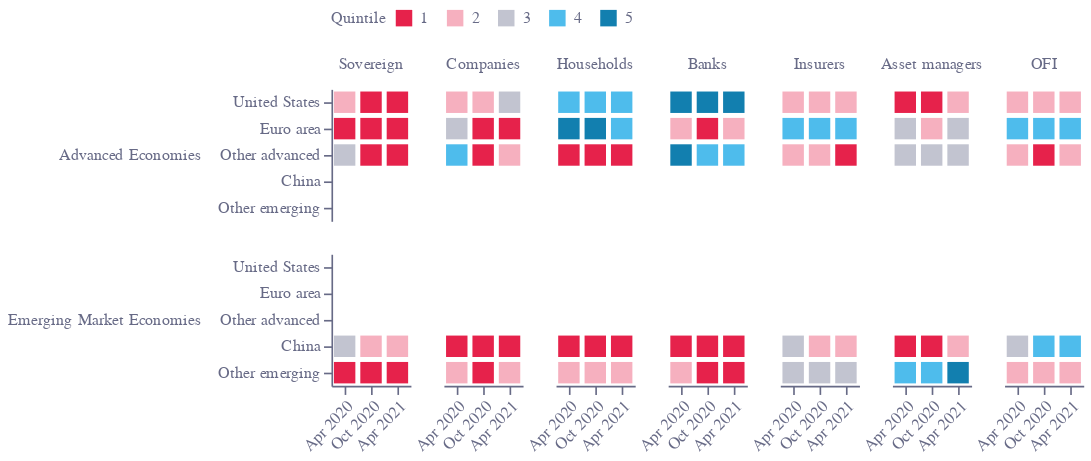

Notebook cell for this chart:
### Code cell
base = (
    alt.Chart(f2)
    .encode(tooltip="tooltip:N")
    .transform_calculate(
        tooltip="datum.country+' 🏢 '+datum.sector+' 📆 '+ datum.time+' 📊 quintile'+datum.quintile"
    )
)
heatmap = base.mark_rect(width=13, height=13).encode(
    x=alt.X(
        "time:N",
        sort=[],
        axis=alt.Axis(
            grid=False,
            title="",
            labelColor=colors["eco-gray"],
            titleColor=colors["eco-gray"],
            tickColor=colors["eco-gray"],
            domainColor=colors["eco-gray"],
            orient="bottom",
            labelAngle=-45,
        ),
    ),
    y=alt.Y(
        "country:O",
        sort=[],
        axis=alt.Axis(
            title="",
            labelColor=colors["eco-gray"],
            titleColor=colors["eco-gray"],
            tickColor=colors["eco-gray"],
            domainColor=colors["eco-gray"],
        ),
    ),
    color=alt.Color(
        "quintile:O",
        scale=alt.Scale(
            range=[
                colors["eco-pink"],
                scale_lightness(colors["eco-pink"], 1.6),
                scale_lightness(colors["eco-gray"], 1.7),
                scale_lightness(colors["eco-light-blue"], 1.3),
                scale_lightness(colors["eco-light-blue"], 0.8),
            ]
        ),
        legend=alt.Legend(
            title="Quintile",
            orient="top",
            titleOrient="left",
            titleFontWeight="normal",
            titleFontSize=10,
            labelColor=colors["eco-gray"],
            titleColor=colors["eco-gray"],
        ),
    ),
    column=alt.Column(
        "sector:N", sort=[], title="", header=alt.Header(labelColor=colors["eco-gray"])
    ),
    row=alt.Column(
        "market:N",
        title="",
        header=alt.Header(labelColor=colors["eco-gray"], labelAngle=0,labelAlign='left'),
    ),
)
layer1 = (
    ((heatmap).properties(height=alt.Step(16), width=alt.Step(16)))
    .configure_view(stroke=None)
    .properties(title="")
)

layer1.save("visualisation/" + f + ".json")
layer1

### Figure 1 — Vega-Lite specification as saved in the notebook (floating-point values rounded to 4 significant figures)
{"config": {"view": {"continuousWidth": 400, "continuousHeight": 300, "stroke": null}}, "data": {"name": "data-6904fe33d54829000ec5c513e6672c7d"}, "mark": {"type": "rect", "height": 13, "width": 13}, "encoding": {"color": {"type": "ordinal", "field": "quintile", "legend": {"labelColor": "#676A86", "orient": "top", "title": "Quintile", "titleColor": "#676A86", "titleFontSize": 10, "titleFontWeight": "normal", "titleOrient": "left"}, "scale": {"range": ["#E6224B", "#f6b0bf", "#c2c4d0", "#4ebcec", "#127faf"]}}, "column": {"type": "nominal", "field": "sector", "header": {"labelColor": "#676A86"}, "sort": [], "title": ""}, "row": {"type": "nominal", "field": "market", "header": {"labelAlign": "left", "labelAngle": 0, "labelColor": "#676A86"}, "title": ""}, "tooltip": {"type": "nominal", "field": "tooltip"}, "x": {"type": "nominal", "axis": {"domainColor": "#676A86", "grid": false, "labelAngle": -45, "labelColor": "#676A86", "orient": "bottom", "tickColor": "#676A86", "title": "", "titleColor": "#676A86"}, "field": "time", "sort": []}, "y": {"type": "ordinal", "axis": {"domainColor": "#676A86", "labelColor": "#676A86", "tickColor": "#676A86", "title": "", "titleColor": "#676A86"}, "field": "country", "sort": []}}, "height": {"step": 16}, "title": "", "transform": [{"calculate": "datum.country+' 🏢 '+datum.sector+' 📆 '+ datum.time+' 📊 quintile'+datum.quintile", "as": "tooltip"}], "width": {"step": 16}, "$schema": "https://vega.github.io/schema/vega-lite/v4.8.1.json", "datasets": {"data-6904fe33d54829000ec5c513e6672c7d": [{"sector": "Sovereign", "market": "Advanced Economies", "country": "United States", "time": "Apr 2020", "quintile": 2}, {"sector": "Sovereign", "market": "Advanced Economies", "country": "United States", "time": "Oct 2020", "quintile": 1}, {"sector": "Sovereign", "market": "Advanced Economies", "country": "United States", "time": "Apr 2021", "quintile": 1}, {"sector": "Companies", "market": "Advanced Economies", "country": "United States", "time": "Apr 2020", "quintile": 2}, {"sector": "Companies", "market": "Advanced Economies", "country": "United States", "time": "Oct 2020", "quintile": 2}, {"sector": "Companies", "market": "Advanced Economies", "country": "United States", "time": "Apr 2021", "quintile": 3}, {"sector": "Households", "market": "Advanced Economies", "country": "United States", "time": "Apr 2020", "quintile": 4}, {"sector": "Households", "market": "Advanced Economies", "country": "United States", "time": "Oct 2020", "quintile": 4}, {"sector": "Households", "market": "Advanced Economies", "country": "United States", "time": "Apr 2021", "quintile": 4}, {"sector": "Banks", "market": "Advanced Economies", "country": "United States", "time": "Apr 2020", "quintile": 5}, {"sector": "Banks", "market": "Advanced Economies", "country": "United States", "time": "Oct 2020", "quintile": 5}, {"sector": "Banks", "market": "Advanced Economies", "country": "United States", "time": "Apr 2021", "quintile": 5}, {"sector": "Insurers", "market": "Advanced Economies", "country": "United States", "time": "Apr 2020", "quintile": 2}, {"sector": "Insurers", "market": "Advanced Economies", "country": "United States", "time": "Oct 2020", "quintile": 2}, {"sector": "Insurers", "market": "Advanced Economies", "country": "United States", "time": "Apr 2021", "quintile": 2}, {"sector": "Asset managers", "market": "Advanced Economies", "country": "United States", "time": "Apr 2020", "quintile": 1}, {"sector": "Asset managers", "market": "Advanced Economies", "country": "United States", "time": "Oct 2020", "quintile": 1}, {"sector": "Asset managers", "market": "Advanced Economies", "country": "United States", "time": "Apr 2021", "quintile": 2}, {"sector": "OFI", "market": "Advanced Economies", "country": "United States", "time": "Apr 2020", "quintile": 2}, {"sector": "OFI", "market": "Advanced Economies", "country": "United States", "time": "Oct 2020", "quintile": 2}, {"sector": "OFI", "market": "Advanced Economies", "country": "United States", "time": "Apr 2021", "quintile": 2}, {"sector": "Sovereign", "market": "Advanced Economies", "country": "Euro area", "time": "Apr 2020", "quintile": 1}, {"sector": "Sovereign", "market": "Advanced Economies", "country": "Euro area", "time": "Oct 2020", "quintile": 1}, {"sector": "Sovereign", "market": "Advanced Economies", "country": "Euro area", "time": "Apr 2021", "quintile": 1}, {"sector": "Companies", "market": "Advanced Economies", "country": "Euro area", "time": "Apr 2020", "quintile": 3}, {"sector": "Companies", "market": "Advanced Economies", "country": "Euro area", "time": "Oct 2020", "quintile": 1}, {"sector": "Companies", "market": "Advanced Economies", "country": "Euro area", "time": "Apr 2021", "quintile": 1}, {"sector": "Households", "market": "Advanced Economies", "country": "Euro area", "time": "Apr 2020", "quintile": 5}, {"sector": "Households", "market": "Advanced Economies", "country": "Euro area", "time": "Oct 2020", "quintile": 5}, {"sector": "Households", "market": "Advanced Economies", "country": "Euro area", "time": "Apr 2021", "quintile": 4}, {"sector": "Banks", "market": "Advanced Economies", "country": "Euro area", "time": "Apr 2020", "quintile": 2}, {"sector": "Banks", "market": "Advanced Economies", "country": "Euro area", "time": "Oct 2020", "quintile": 1}, {"sector": "Banks", "market": "Advanced Economies", "country": "Euro area", "time": "Apr 2021", "quintile": 2}, {"sector": "Insurers", "market": "Advanced Economies", "country": "Euro area", "time": "Apr 2020", "quintile": 4}, {"sector": "Insurers", "market": "Advanced Economies", "country": "Euro area", "time": "Oct 2020", "quintile": 4}, {"sector": "Insurers", "market": "Advanced Economies", "country": "Euro area", "time": "Apr 2021", "quintile": 4}, {"sector": "Asset managers", "market": "Advanced Economies", "country": "Euro area", "time": "Apr 2020", "quintile": 3}, {"sector": "Asset managers", "market": "Advanced Economies", "country": "Euro area", "time": "Oct 2020", "quintile": 2}, {"sector": "Asset managers", "market": "Advanced Economies", "country": "Euro area", "time": "Apr 2021", "quintile": 3}, {"sector": "OFI", "market": "Advanced Economies", "country": "Euro area", "time": "Apr 2020", "quintile": 4}, {"sector": "OFI", "market": "Advanced Economies", "country": "Euro area", "time": "Oct 2020", "quintile": 4}, {"sector": "OFI", "market": "Advanced Economies", "country": "Euro area", "time": "Apr 2021", "quintile": 4}, {"sector": "Sovereign", "market": "Advanced Economies", "country": "Other advanced", "time": "Apr 2020", "quintile": 3}, {"sector": "Sovereign", "market": "Advanced Economies", "country": "Other advanced", "time": "Oct 2020", "quintile": 1}, {"sector": "Sovereign", "market": "Advanced Economies", "country": "Other advanced", "time": "Apr 2021", "quintile": 1}, {"sector": "Companies", "market": "Advanced Economies", "country": "Other advanced", "time": "Apr 2020", "quintile": 4}, {"sector": "Companies", "market": "Advanced Economies", "country": "Other advanced", "time": "Oct 2020", "quintile": 1}, {"sector": "Companies", "market": "Advanced Economies", "country": "Other advanced", "time": "Apr 2021", "quintile": 2}, {"sector": "Households", "market": "Advanced Economies", "country": "Other advanced", "time": "Apr 2020", "quintile": 1}, {"sector": "Households", "market": "Advanced Economies", "country": "Other advanced", "time": "Oct 2020", "quintile": 1}, {"sector": "Households", "market": "Advanced Economies", "country": "Other advanced", "time": "Apr 2021", "quintile": 1}, {"sector": "Banks", "market": "Advanced Economies", "country": "Other advanced", "time": "Apr 2020", "quintile": 5}, {"sector": "Banks", "market": "Advanced Economies", "country": "Other advanced", "time": "Oct 2020", "quintile": 4}, {"sector": "Banks", "market": "Advanced Economies", "country": "Other advanced", "time": "Apr 2021", "quintile": 4}, {"sector": "Insurers", "market": "Advanced Economies", "country": "Other advanced", "time": "Apr 2020", "quintile": 2}, {"sector": "Insurers", "market": "Advanced Economies", "country": "Other advanced", "time": "Oct 2020", "quintile": 2}, {"sector": "Insurers", "market": "Advanced Economies", "country": "Other advanced", "time": "Apr 2021", "quintile": 1}, {"sector": "Asset managers", "market": "Advanced Economies", "country": "Other advanced", "time": "Apr 2020", "quintile": 3}, {"sector": "Asset managers", "market": "Advanced Economies", "country": "Other advanced", "time": "Oct 2020", "quintile": 3}, {"sector": "Asset managers", "market": "Advanced Economies", "country": "Other advanced", "time": "Apr 2021", "quintile": 3}, {"sector": "OFI", "market": "Advanced Economies", "country": "Other advanced", "time": "Apr 2020", "quintile": 2}, {"sector": "OFI", "market": "Advanced Economies", "country": "Other advanced", "time": "Oct 2020", "quintile": 1}, {"sector": "OFI", "market": "Advanced Economies", "country": "Other advanced", "time": "Apr 2021", "quintile": 2}, {"sector": "Sovereign", "market": "Emerging Market Economies", "country": "China", "time": "Apr 2020", "quintile": 3}, {"sector": "Sovereign", "market": "Emerging Market Economies", "country": "China", "time": "Oct 2020", "quintile": 2}, {"sector": "Sovereign", "market": "Emerging Market Economies", "country": "China", "time": "Apr 2021", "quintile": 2}, {"sector": "Companies", "market": "Emerging Market Economies", "country": "China", "time": "Apr 2020", "quintile": 1}, {"sector": "Companies", "market": "Emerging Market Economies", "country": "China", "time": "Oct 2020", "quintile": 1}, {"sector": "Companies", "market": "Emerging Market Economies", "country": "China", "time": "Apr 2021", "quintile": 1}, {"sector": "Households", "market": "Emerging Market Economies", "country": "China", "time": "Apr 2020", "quintile": 1}, {"sector": "Households", "market": "Emerging Market Economies", "country": "China", "time": "Oct 2020", "quintile": 1}, {"sector": "Households", "market": "Emerging Market Economies", "country": "China", "time": "Apr 2021", "quintile": 1}, {"sector": "Banks", "market": "Emerging Market Economies", "country": "China", "time": "Apr 2020", "quintile": 1}, {"sector": "Banks", "market": "Emerging Market Economies", "country": "China", "time": "Oct 2020", "quintile": 1}, {"sector": "Banks", "market": "Emerging Market Economies", "country": "China", "time": "Apr 2021", "quintile": 1}, {"sector": "Insurers", "market": "Emerging Market Economies", "country": "China", "time": "Apr 2020", "quintile": 3}, {"sector": "Insurers", "market": "Emerging Market Economies", "country": "China", "time": "Oct 2020", "quintile": 2}, {"sector": "Insurers", "market": "Emerging Market Economies", "country": "China", "time": "Apr 2021", "quintile": 2}, {"sector": "Asset managers", "market": "Emerging Market Economies", "country": "China", "time": "Apr 2020", "quintile": 1}, {"sector": "Asset managers", "market": "Emerging Market Economies", "country": "China", "time": "Oct 2020", "quintile": 1}, {"sector": "Asset managers", "market": "Emerging Market Economies", "country": "China", "time": "Apr 2021", "quintile": 2}, {"sector": "OFI", "market": "Emerging Market Economies", "country": "China", "time": "Apr 2020", "quintile": 3}, {"sector": "OFI", "market": "Emerging Market Economies", "country": "China", "time": "Oct 2020", "quintile": 4}, {"sector": "OFI", "market": "Emerging Market Economies", "country": "China", "time": "Apr 2021", "quintile": 4}, {"sector": "Sovereign", "market": "Emerging Market Economies", "country": "Other emerging", "time": "Apr 2020", "quintile": 1}, {"sector": "Sovereign", "market": "Emerging Market Economies", "country": "Other emerging", "time": "Oct 2020", "quintile": 1}, {"sector": "Sovereign", "market": "Emerging Market Economies", "country": "Other emerging", "time": "Apr 2021", "quintile": 1}, {"sector": "Companies", "market": "Emerging Market Economies", "country": "Other emerging", "time": "Apr 2020", "quintile": 2}, {"sector": "Companies", "market": "Emerging Market Economies", "country": "Other emerging", "time": "Oct 2020", "quintile": 1}, {"sector": "Companies", "market": "Emerging Market Economies", "country": "Other emerging", "time": "Apr 2021", "quintile": 2}, {"sector": "Households", "market": "Emerging Market Economies", "country": "Other emerging", "time": "Apr 2020", "quintile": 2}, {"sector": "Households", "market": "Emerging Market Economies", "country": "Other emerging", "time": "Oct 2020", "quintile": 2}, {"sector": "Households", "market": "Emerging Market Economies", "country": "Other emerging", "time": "Apr 2021", "quintile": 2}, {"sector": "Banks", "market": "Emerging Market Economies", "country": "Other emerging", "time": "Apr 2020", "quintile": 2}, {"sector": "Banks", "market": "Emerging Market Economies", "country": "Other emerging", "time": "Oct 2020", "quintile": 1}, {"sector": "Banks", "market": "Emerging Market Economies", "country": "Other emerging", "time": "Apr 2021", "quintile": 1}, {"sector": "Insurers", "market": "Emerging Market Economies", "country": "Other emerging", "time": "Apr 2020", "quintile": 3}, {"sector": "Insurers", "market": "Emerging Market Economies", "country": "Other emerging", "time": "Oct 2020", "quintile": 3}, {"sector": "Insurers", "market": "Emerging Market Economies", "country": "Other emerging", "time": "Apr 2021", "quintile": 3}, {"sector": "Asset managers", "market": "Emerging Market Economies", "country": "Other emerging", "time": "Apr 2020", "quintile": 4}, {"sector": "Asset managers", "market": "Emerging Market Economies", "country": "Other emerging", "time": "Oct 2020", "quintile": 4}, {"sector": "Asset managers", "market": "Emerging Market Economies", "country": "Other emerging", "time": "Apr 2021", "quintile": 5}, {"sector": "OFI", "market": "Emerging Market Economies", "country": "Other emerging", "time": "Apr 2020", "quintile": 2}, {"sector": "OFI", "market": "Emerging Market Economies", "country": "Other emerging", "time": "Oct 2020", "quintile": 2}, {"sector": "OFI", "market": "Emerging Market Economies", "country": "Other emerging", "time": "Apr 2021", "quintile": 2}]}}
